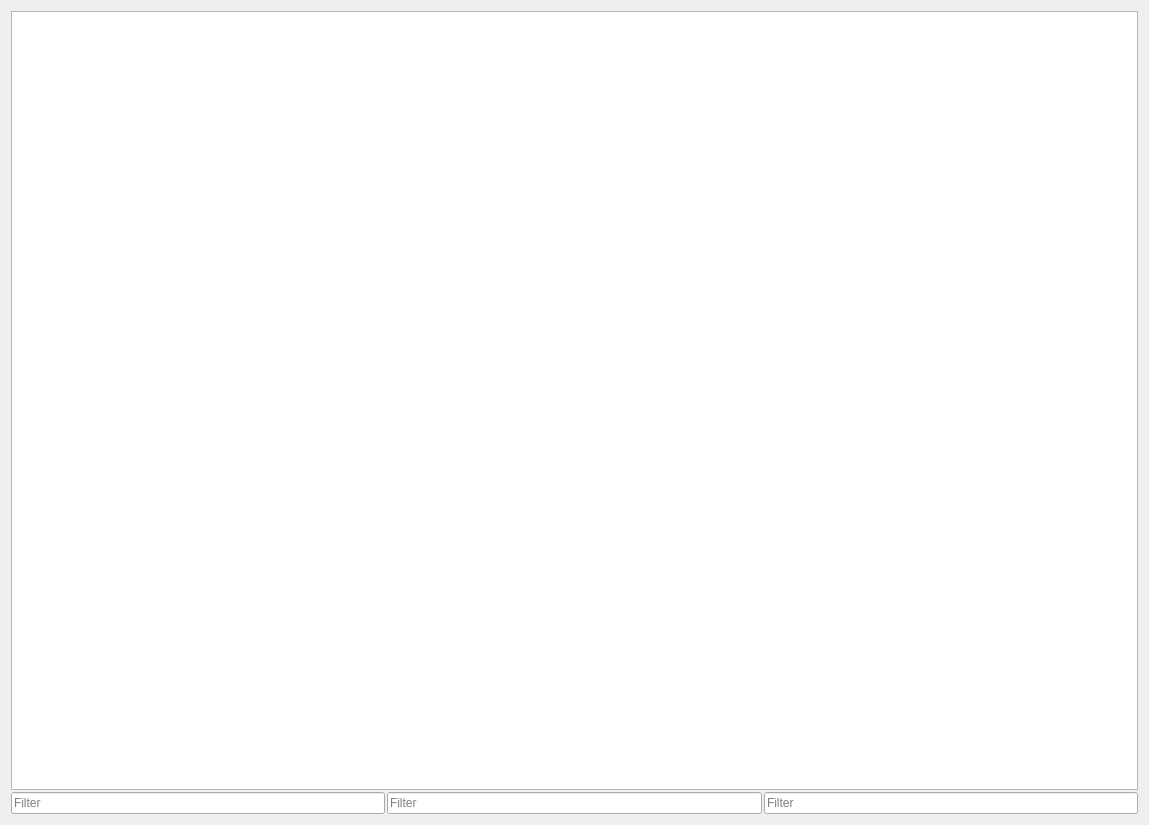
<?xml version="1.0" encoding="UTF-8"?>
<ui version="4.0">
 <class>ParametersWidget</class>
 <widget class="QWidget" name="ParametersWidget">
  <property name="geometry">
   <rect>
    <x>0</x>
    <y>0</y>
    <width>1149</width>
    <height>825</height>
   </rect>
  </property>
  <property name="windowTitle">
   <string>Form</string>
  </property>
  <layout class="QVBoxLayout" name="verticalLayout">
   <property name="spacing">
    <number>2</number>
   </property>
   <item>
    <widget class="QTreeView" name="parametersTreeView"/>
   </item>
   <item>
    <layout class="QHBoxLayout" name="horizontalLayout">
     <property name="spacing">
      <number>2</number>
     </property>
     <item>
      <widget class="QLineEdit" name="nameFilterEdit">
       <property name="placeholderText">
        <string>Filter</string>
       </property>
       <property name="clearButtonEnabled">
        <bool>true</bool>
       </property>
      </widget>
     </item>
     <item>
      <widget class="QLineEdit" name="valueFilterEdit">
       <property name="placeholderText">
        <string>Filter</string>
       </property>
       <property name="clearButtonEnabled">
        <bool>true</bool>
       </property>
      </widget>
     </item>
     <item>
      <widget class="QLineEdit" name="typeFilterEdit">
       <property name="placeholderText">
        <string>Filter</string>
       </property>
       <property name="clearButtonEnabled">
        <bool>true</bool>
       </property>
      </widget>
     </item>
    </layout>
   </item>
  </layout>
 </widget>
 <resources/>
 <connections/>
</ui>
